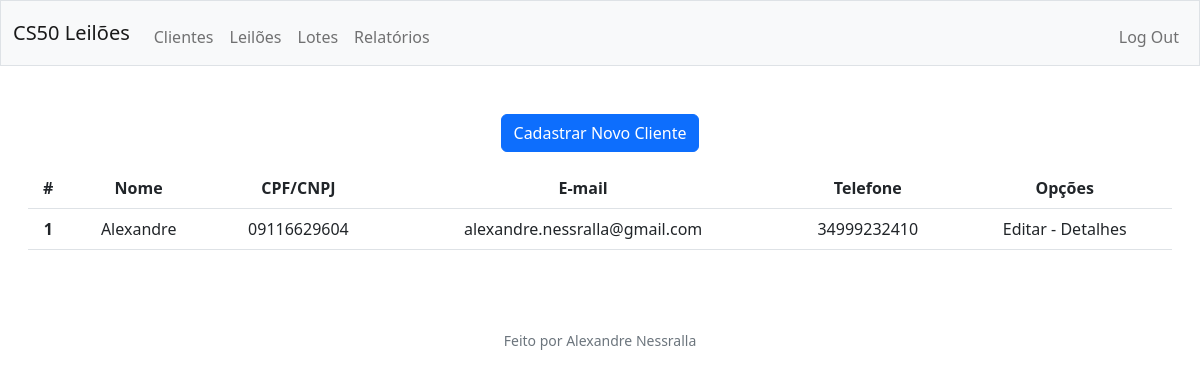
Before: /clientes (signed in) with the older database file.
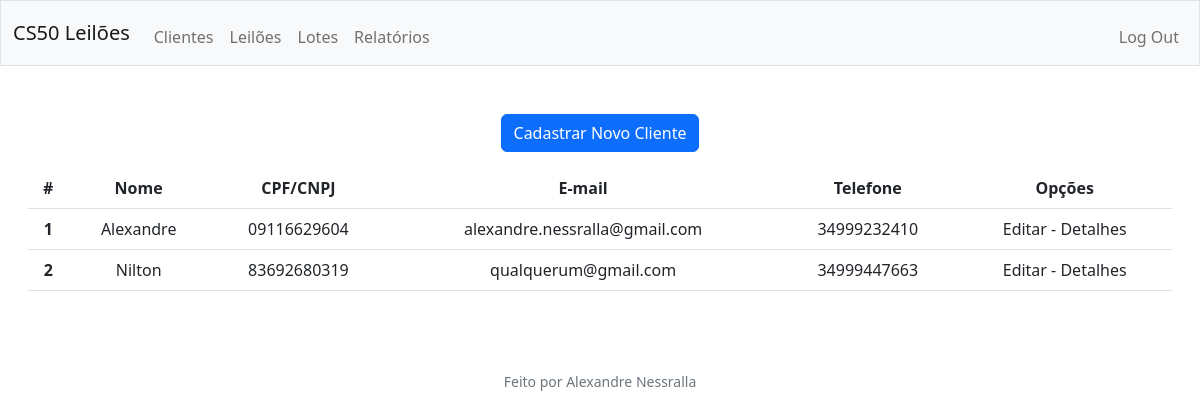
After: the same page with the newer database file.
### tables this page shows
CREATE TABLE clients (
    clientId INTEGER PRIMARY KEY AUTOINCREMENT,
    created TIMESTAMP NOT NULL DEFAULT CURRENT_TIMESTAMP,
    nome VARCHAR(45) NOT NULL,
    doc VARCHAR(15) NOT NULL,
    mail VARCHAR(30) NOT NULL,
    logradouro VARCHAR(45) NOT NULL,
    bairro VARCHAR(20) NOT NULL,
    cidade VARCHAR(20) NOT NULL,
    estado VARCHAR(2) NOT NULL,
    inscRural VARCHAR(15) NOT NULL,
    tel VARCHAR(15) NOT NULL,
    com VARCHAR (2) NOT NULL DEFAULT 2
);

### app.py (the view)
@app.route('/clientes')
@login_requireds
def clients():
    rows = cur.execute("SELECT * FROM clients")
    clients = rows.fetchall()
    return render_template('clientes.html',clients=clients)

### helpers.py (called while the page is built)
def login_requireds(f):
    @wraps(f)
    def decorated_function(*args, **kwargs):
        if session.get("user_id") is None:
            return redirect("/login")
        return f(*args, **kwargs)
    return decorated_function

### templates/clientes.html (shortened to what this page needs)
{% extends "layout.html" %}
{% block main %}
    <div>
        <button class="btn btn-primary" ><a style="text-decoration:none; color: #fff;"  href="./cadastro">Cadastrar Novo Cliente</a></button>
    </div>
    <div class="w-80 p-3">
        <table class="table table-hover">
            <thead>
              <tr>
                <th scope="col">#</th>
                <th scope="col">Nome</th>
                <th scope="col">CPF/CNPJ</th>
                <th scope="col">E-mail</th>
                <th scope="col">Telefone</th>
                <th scope="col">Opções</th>
              </tr>
            </thead>
            <tbody>
              {% for client in clients %}
              <tr>
                <th scope="row">{{client[0]}}</th>
                <td>{{client[2]}}</td>
                <td>{{client[3]}}</td>
                <td>{{client[4]}}</td>
                <td>{{client[10]}}</td>
                <td> Editar - Detalhes </td>
              </tr>
              {% endfor %}
            </tbody>
          </table>
    </div>
{% endblock %}

Changed rows visible on the page:
added clients: clientId "2", nome "Nilton", doc "83692680319", mail "qualquerum@gmail.com", tel "34999447663"
